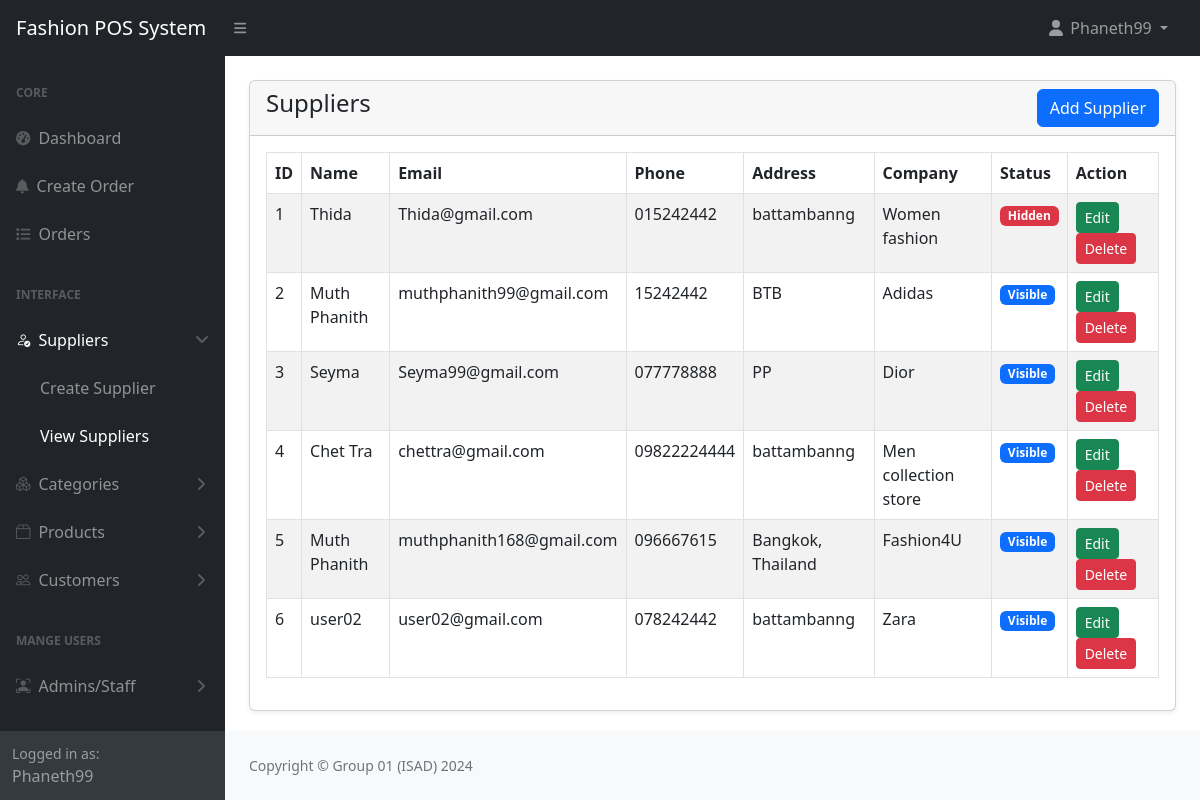
Screenshot of /admin/suppliers.php (signed in) with the database file from the repository.
### tables this page shows
CREATE TABLE `suppliers` (
  `id` int(11) NOT NULL,
  `name` varchar(255) NOT NULL,
  `email` varchar(255) DEFAULT NULL,
  `phone` varchar(255) DEFAULT NULL,
  `address` varchar(255) NOT NULL,
  `company` varchar(255) NOT NULL,
  `status` tinyint(1) NOT NULL DEFAULT 0 COMMENT '	0=visible,1=hidden',
  `create_at` date NOT NULL DEFAULT current_timestamp()
);

### config/function.php (called while the page is built, shortened)
<?php
require 'dbcon.php';
function validate($inputData)
{
    global $conn;
    $validateData =  mysqli_real_escape_string($conn, $inputData);
    return trim($validateData);
}
function getAll($tableName, $status = NULL)
{
    global $conn;
    $table = validate($tableName);
    $status = validate($status);
    if ($status == 'status') {
        $query = "SELECT * FROM $table where status='0'";
    } else {
        $query = "SELECT * FROM $table";
    }
    return mysqli_query($conn, $query);
}
?>

### admin/suppliers.php (the view, shortened to what this page needs)
<?php include('includes/header.php'); ?>
<div class="container-fluid px-4">
    <div class="card mt-4 shadow-sm">
        <div class="card-header">
            <h4 class="mb-0">Suppliers
                <a href="suppliers-create.php" class="btn btn-primary float-end">Add Supplier</a>
            </h4>
        </div>
        <div class="card-body">
            <?php
            $supplier = getAll('suppliers');
            if (mysqli_num_rows($supplier) > 0) {
            ?>
                <div class="table-responsive">
                    <table class="table table-striped table-bordered">
                        <thead>
                            <tr>
                                <th>ID</th>
                                <th>Name</th>
                                <th>Email</th>
                                <th>Phone</th>
                                <th>Address</th>
                                <th>Company</th>
                                <th>Status</th>
                                <th>Action</th>
                            </tr>
                        </thead>
                        <tbody>
                            <?php foreach ($supplier as $item) : ?>
                                <tr>
                                    <td><?= $item['id'] ?></td>
                                    <td><?= $item['name'] ?></td>
                                    <td><?= $item['email'] ?></td>
                                    <td><?= $item['phone'] ?></td>
                                    <td><?= $item['address'] ?></td>
                                    <td><?= $item['company'] ?></td>
                                    <td>
                                        <?php
                                            if($item['status'] == 0){
                                                echo'<span class="badge bg-danger">Hidden</span>';
                                            }else{
                                                echo'<span class="badge bg-primary">Visible</span>';
                                            }
                                        ?>
                                    </td>
                                    <td>
                                        <a href="suppliers-edit.php?id=<?= $item['id'] ?>" ; class="btn btn-success btn-sm">Edit</a>
                                        <a href="suppliers-delete.php?id=<?= $item['id'] ?>" ; class="btn btn-danger btn-sm" onclick="return confirm('Are you sure want to delete this image?')">
                                        Delete
                                    </td>
                                </tr>
                            <?php endforeach; ?>
                        </tbody>
                    </table>
                </div>
            <?php
            } else {
            ?>
                <div class="alert alert-warning" role="alert">
                    No Record found!
                </div>
            <?php
            }
            ?>
        </div>
    </div>
</div>
<?php include('includes/footer.php'); ?>

### rows the page displays
suppliers: id "1", name "Thida", email "Thida@gmail.com", phone "015242442", address "battambanng", company "Women fashion", status "Hidden"
suppliers: id "2", name "Muth Phanith", email "muthphanith99@gmail.com", phone "15242442", address "BTB", company "Adidas", status "Visible"
suppliers: id "3", name "Seyma", email "Seyma99@gmail.com", phone "077778888", address "PP", company "Dior", status "Visible"
suppliers: id "4", name "Chet Tra", email "chettra@gmail.com", phone "09822224444", address "battambanng", company "Men collection store", status "Visible"
suppliers: id "5", name "Muth Phanith", email "muthphanith168@gmail.com", phone "096667615", address "Bangkok, Thailand", company "Fashion4U", status "Visible"
suppliers: id "6", name "user02", email "user02@gmail.com", phone "078242442", address "battambanng", company "Zara", status "Visible"

### other values shown
$_SESSION['loggedInUser']['name'] "Phaneth99"
